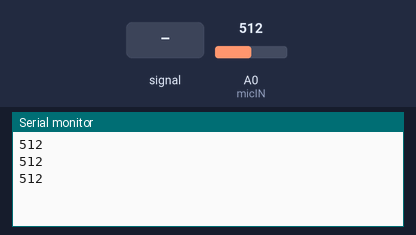
Recording of a sketch running on a simulated Arduino Uno, built with avr-gcc and run on an emulated ATmega328P. On the bench: the last lines printed to the serial monitor. The inputs (shaded band) are chosen by the test bench; at power-on: A0 (micIN) = 512.

Above: at 1.4 s.
1.5 s: A0 (micIN) fed a 200 Hz sine of ±81 counts around its level
At 2.3 s:
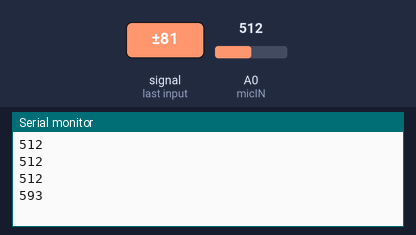
3.0 s: A0 (micIN) set to 716
At 3.5 s:
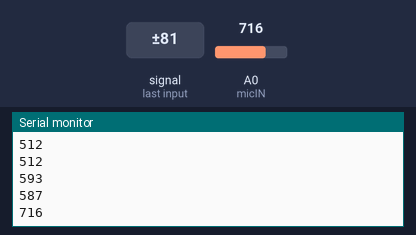
4.5 s: A0 (micIN) fed a 1000 Hz sine of ±255 counts around its level
At 5.3 s:
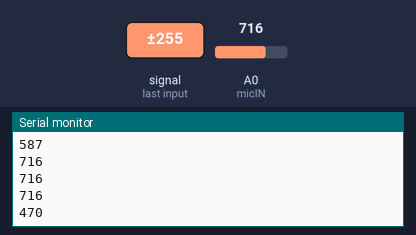
6.0 s: A0 (micIN) set to 900
At 6.5 s:
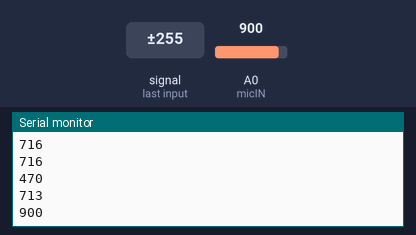
Timing chart, 0 to 8.5 s (numbered marks = the images above; inputs shaded):
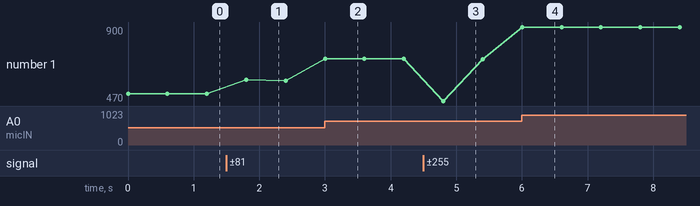

The sketch:

src.ino
```cpp
/*
Read the analog input of a microphone
*/

int micIN= A0;
int  audioVal = 0;
int threshold = 300;
int ledPin = 12;

void setup() {
  Serial.begin(9600);

}

void  loop() {
 audioVal = analogRead(micIN);
 Serial.println(audioVal);

 if(audioVal > threshold){
    digitalWrite(ledPin, HIGH);
  }
  else {
    digitalWrite(ledPin, LOW);
  }
 delay(600);
}
```

Measured:
- after the input at 1.5 s, the serial monitor: prints a new line after 0.30 s (image 1)
- after the input at 3.0 s, the serial monitor: prints a new line at once (image 2)
- after the input at 4.5 s, the serial monitor: prints a new line after 0.30 s (image 3)
- after the input at 6.0 s, the serial monitor: prints a new line at once (image 4)
- plotted number 1: 512 → 587 after the input at 1.5 s, 587 → 716 after the input at 3.0 s, 716 → 713 after the input at 4.5 s, 713 → 900 after the input at 6.0 s
